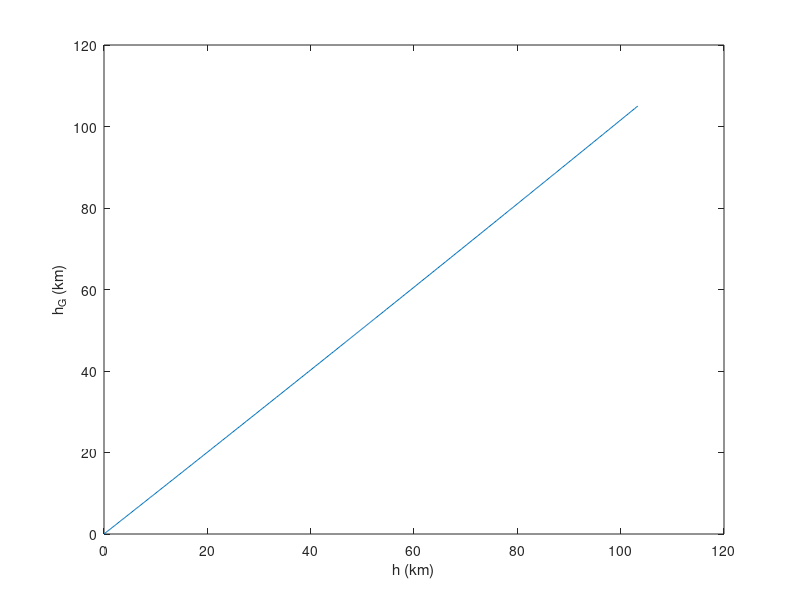

Recreate this plot in MATLAB. (Note: this script raises an error after producing the figure.)
clearvars
clc
close all

g_0=9.80665;
R=287.04;
r=6.356766e6;
gamma=1.4;

h_G0_row=[0,11,25,47,53,79,90,105]*1e3;
T_0_row=[288.16,216.66,216.66,282.66,282.66,165.66,165.66];
p_0_row=[101330,22633,2488.7,120.45,58.323,1.0095,0.10444];
a_0_row=[-.0065,.003,-.0045,.004];

N_layer=50;
h_G_col=nan(7*N_layer,1);
T_col=nan(7*N_layer,1);
p_col=nan(7*N_layer,1);
for n_layer=1:7
    ind_vec=(n_layer-1)*N_layer+(1:N_layer);
    h_G_col(ind_vec)=linspace(h_G0_row(n_layer),h_G0_row(n_layer+1),N_layer).';
    if rem(n_layer,2)~=0 % n_layer is odd
        n_a=(n_layer+1)/2;
        T_col(ind_vec)=T_0_row(n_layer)+a_0_row(n_a).*(h_G_col(ind_vec)-h_G0_row(n_layer));
        p_col(ind_vec)=p_0_row(n_layer).*(T_col(ind_vec)./T_0_row(n_layer)).^(-g_0./a_0_row(n_a)/R);
    else % n_layer is even
        T_col(ind_vec)=repmat(T_0_row(n_layer),N_layer,1);
        p_col(ind_vec)=p_0_row(n_layer).*exp(-g_0.*(h_G_col(ind_vec)-h_G0_row(n_layer))./R./T_0_row(n_layer));
    end
end

h_col=r.*h_G_col./(r+h_G_col);
rho_col=p_col./R./T_col;
a_col=sqrt(gamma.*R.*T_col);

%% plot
plot(h_col./1000,h_G_col./1000)
xlabel('h (km)')
ylabel('h_G (km)')

figure
tiledlayout(1,2)
nexttile
plot(T_col-273,h_G_col./1000)
xlabel('T (C)')
ylabel('h_G (km)')

nexttile
plot(a_col./1000.*60.*60,h_G_col./1000)
xlabel('a (km/h)')
ylabel('h_G (km)')


figure
tiledlayout(1,2)
nexttile
plot(p_col./1e5,h_G_col./1000)
xlabel('p (bar)')
ylabel('h_G (km)')


nexttile
plot(rho_col,h_G_col./1000)
xlabel('rho (kg/m^{3})')
ylabel('h_G (km)')